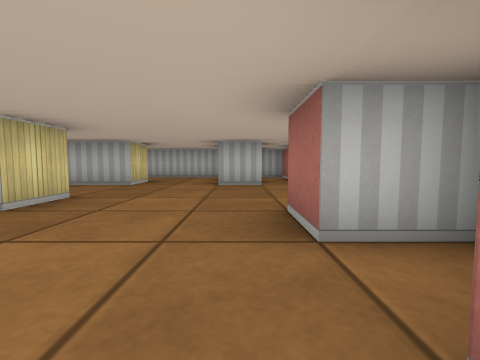
view 1 (above)

18 first-person views from a walk through a cub3D maze. The camera is about half as high as the walls, tilts 4° down and sees 90° across. The floor is counted in squares. Each view is taken from the middle of a square. On the plan, view 1 faces up. The plan holds only what a view shows up to about 9 squares ahead; the rest is blank. The place goes on beyond the plan.

view 2
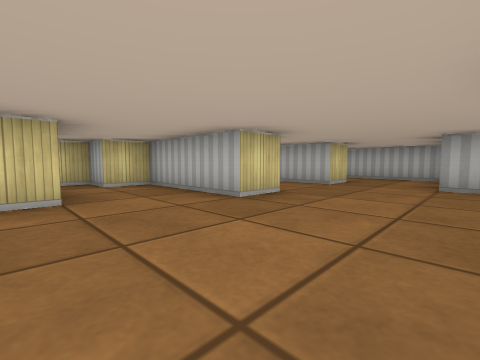

view 3
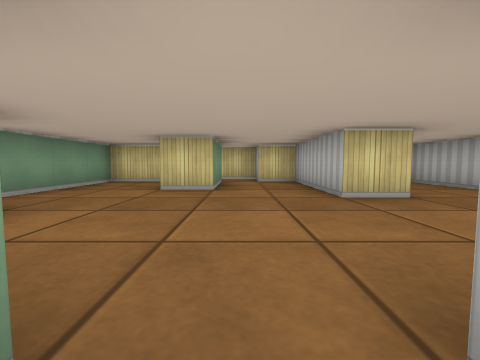

view 4
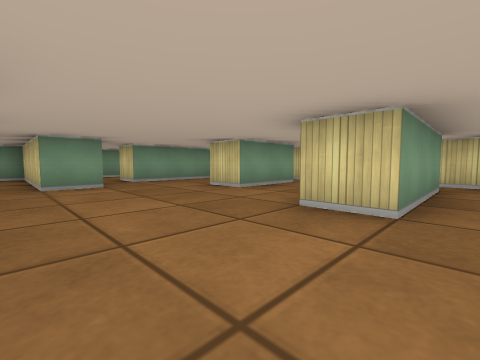

view 5
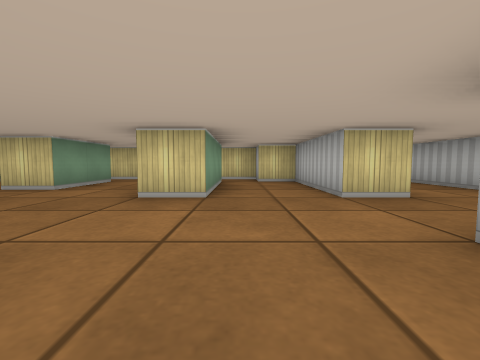

view 6
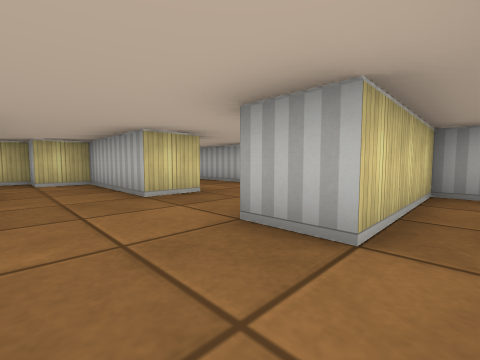

view 7
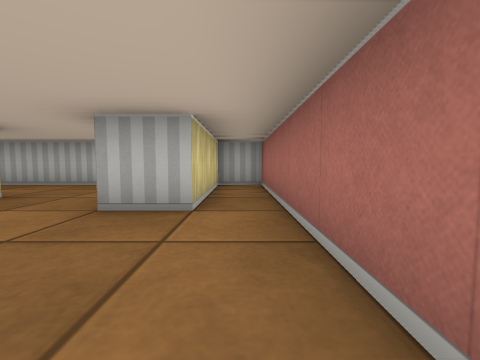

view 8
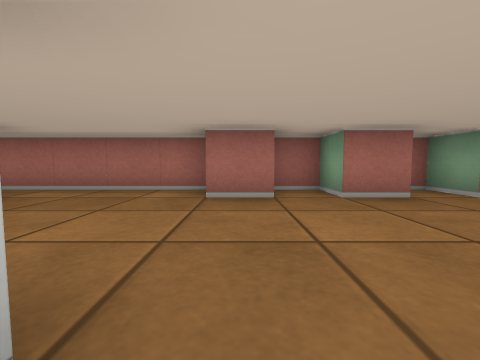

view 9
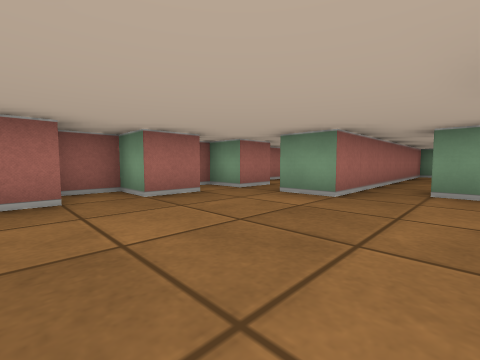

view 10
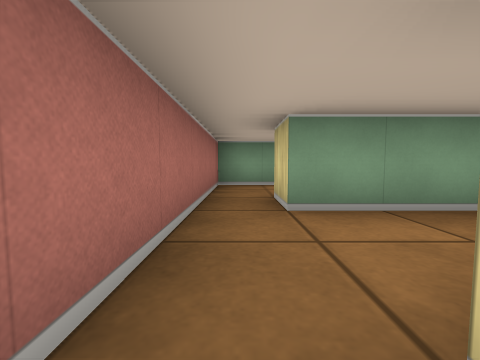

view 11
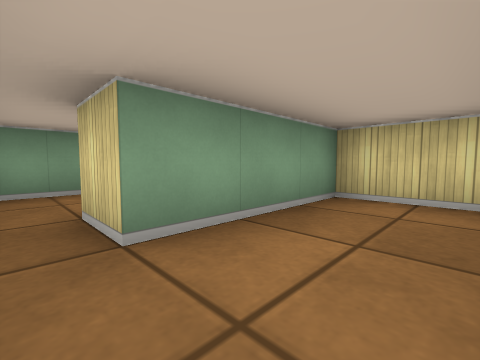

view 12
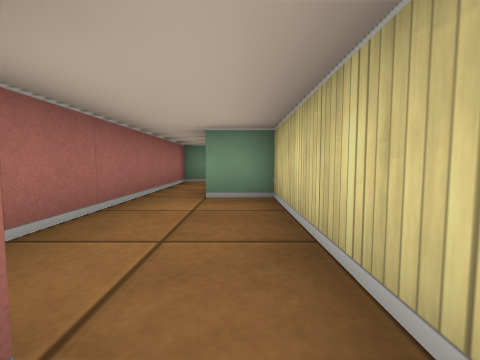

view 13
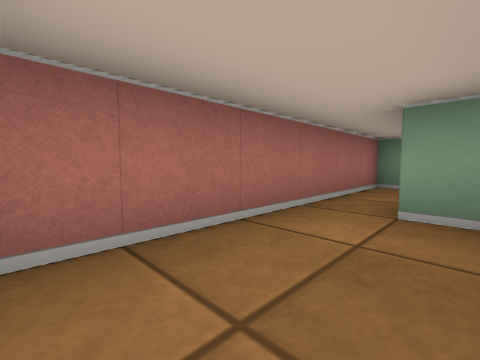

view 14
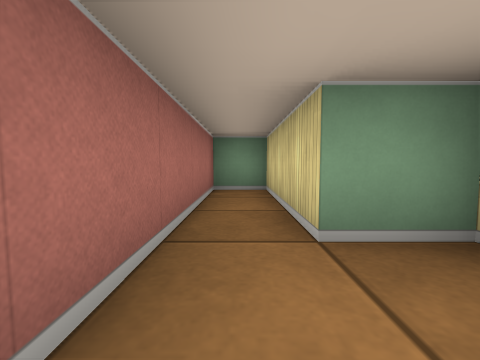

view 15
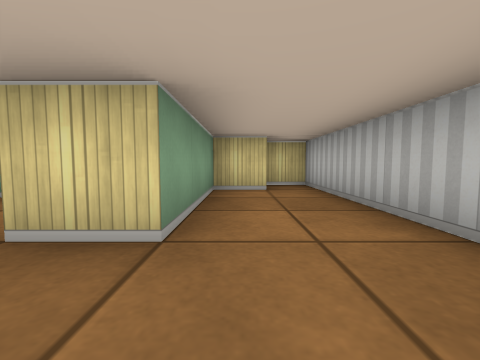

view 16
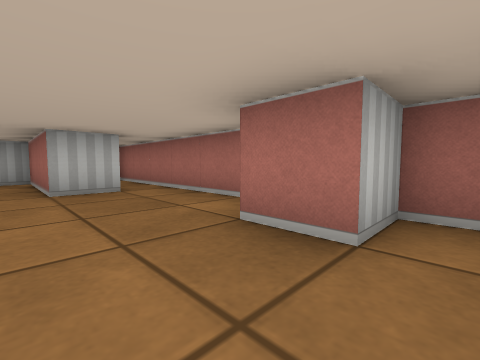

view 17
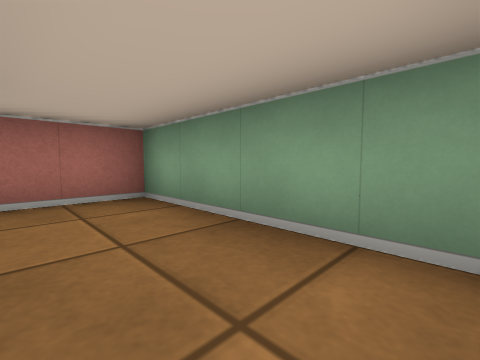

view 18
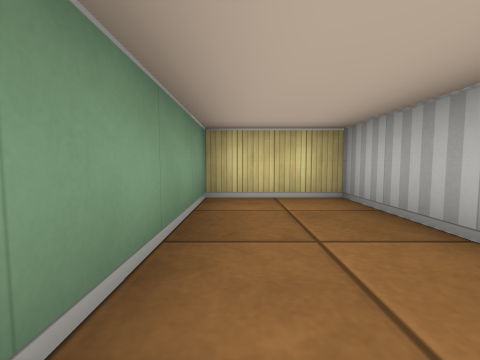

### Floor plan
Points are (right, up) in squares from view 1. A wall is a line through its corners. A room is listed if a view was taken in it or the views show most of it. See-through windows are left out.
Room 1 (views 1, 2, 3, 4, 5, 6, 7, 8, 9, 16)
walls: (-2.5, 5.5) (-5.5, 5.5) (-5.5, 4.5) (-6.5, 4.5) (-6.5, 3.4); (1.5, 2.6) (1.5, 8.5) (0.5, 8.5) (0.5, 5.5) (-0.5, 5.5); (0.5, -0.6) (0.5, 0.5) (1.5, 0.5) (1.5, 1.5) (0.5, 1.5) (0.5, 2.5); (-5.5, 3.5) (-2.5, 3.5) (-2.5, 2.5) (-5.5, 2.5) (-5.5, 1.5) (-6.5, 1.5) (-6.5, -0.1); (-5.6, 0.5) (-3.5, 0.5) (-3.5, -0.5); (0.5, -1.5) (1.5, -1.5) (1.5, -1.1); (-1.5, -2.5) (-1.5, -1.5) (-0.5, -1.5); (-5.5, -1.1) (-5.5, -2.5) (-2.5, -2.5)
ways out: opening at (-2, -3) to room 2; opening at (0, -1) to room 3; opening at (-1.5, 6) to room 4
Room 2 (views 10, 11)
walls: (-2.5, -2.5) (-2.5, -3.5); (-1.5, -5.5) (-1.5, -2.5); (-5.5, -3.9) (-5.5, -5.5) (-2.5, -5.5)
ways out: opening at (-2, -3) to room 1; opening at (-2, -6) to room 5
Room 3 (views 12, 13, 14)
walls: (0.5, -2.5) (0.5, -1.5); (-0.5, -1.5) (-0.5, -5.5) (0.5, -5.5) (0.5, -8.5) (1.5, -8.5) (1.5, -2.9)
ways out: opening at (0, -1) to room 1
Room 4 (view 15)
walls: (-5.5, 7.5) (-5.5, 6.5) (-2.5, 6.5) (-2.5, 5.5); (-0.5, 5.5) (-0.5, 8.5) (-6.5, 8.5) (-6.5, 7.6)
ways out: opening at (-1.5, 6) to room 1
Room 5 (views 17, 18)
walls: (-3.4, -6.5) (-5.5, -6.5) (-5.5, -8.5) (-1.5, -8.5) (-1.5, -5.5); (-2.5, -5.5) (-2.5, -6.5)
ways out: opening at (-2, -6) to room 2

Where each view was taken, in squares from view 1:
view 1: 0 up, 0 right, facing up
view 2: 0 up, 0 right, facing up-left
view 3: 1 up, 1 right, facing left
view 4: 4 up, 0 right, facing down-left
view 5: 4 up, 1 right, facing left
view 6: 4 up, 1 right, facing up-left
view 7: 3 up, 1 right, facing up
view 8: 2 up, 3 left, facing right
view 9: 2 up, 3 left, facing down-right
view 10: 3 down, 2 left, facing down
view 11: 4 down, 2 left, facing down-left
view 12: 2 down, 0 right, facing down
view 13: 3 down, 0 right, facing down-right
view 14: 4 down, 1 right, facing down
view 15: 7 up, 1 left, facing left
view 16: 1 up, 1 left, facing up-right
view 17: 7 down, 5 left, facing down-right
view 18: 8 down, 2 left, facing left
